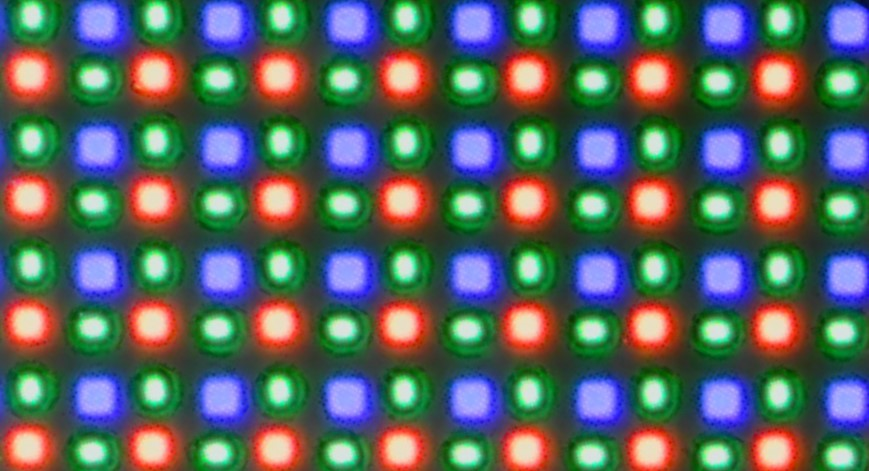
%> input picture amoledoriented.jpeg, 869 x 471 px
$ octave fftreticolo01022022.m   (GNU Octave 9; MATLAB toolbox functions it lacks are replaced by stand-ins)
%> lines starting %> are read from the running program, lines starting %| are printed output that depends on the picture; in (x1, y1, x2, y2) boxes, pixels count from 0 and x2, y2 are one past the last pixel; in counts of white or black regions, pixels touching at a corner belong together; the program's own positions count from 1
### soft_T.m
function y = soft_T(x,alpha, beta)
[sx, sy] = size(x);
y = x;
for ii=1:sx
    for jj=1:sy
        if abs(y(ii,jj)) < beta
            y(ii,jj) = 0;
        elseif abs(y(ii,jj)) > alpha
            if abs(y(ii,jj))/10 > alpha
                y(ii,jj) = y(ii,jj)/(20*log10(abs(y(ii,jj))/alpha));
            else y(ii,jj) = y(ii,jj)/abs(y(ii,jj))*alpha;
            end
        end
    end
end

### fftreticolo01022022.m
%% Amoled
clc
clear all
close all
F = double(imread('amoledoriented.jpeg')); %upload image
figure(1);
subplot(1,3,1), imshow(F), grid on;
Fblack = F(:,:,1)+F(:,:,2)+F(:,:,3); %%sum of matrices of the three colours (RGB)
subplot(1,3,2), imagesc(Fblack), grid on, axis normal;
t = 250; %threshold beyond which we have decided that the PP is on (it's there)
Fblack(Fblack > t) = 255; %activate DP (the ones beyond the threshold)
Fblack(Fblack <= t) = 0; %deactivate DP (the ones befor the threshold)
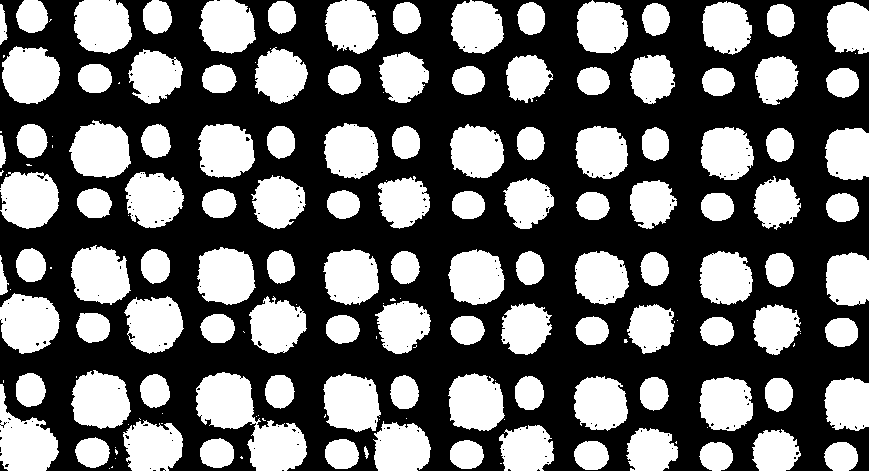
%> Fblack: size 471x869 double; 41.1% white; 170 white regions (55 under 20 px), largest, box (x1, y1, x2, y2) and area: (196, 372, 307, 471) 5031, (0, 384, 59, 471) 2817, (0, 293, 60, 354) 2756
subplot(1,3,3), imshow(Fblack);
%> after `imshow(Fblack)`:
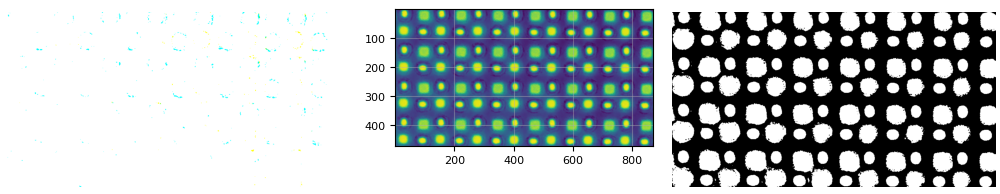
%> figure redrawn from the program's plot data, 3 panels
figure(3);
%the next 3 lines are needed to remove the central peak
Fblack = -Fblack; %negative image
mFblack = mean(mean(Fblack)); %mean value
%> mFblack = -104.9
Fblack = Fblack - mFblack; %remove the mean value
ifftshift(Fblack);
aF = fft2(Fblack); % Fourier transform with fft2
aF = fftshift(aF);
%next 3 rows = band-pass filter
alpha = 5*10^6; %partial low-pass filter, it attenuats the high frequencies dividing or lowering to alpha
beta = 0.5*10^3; %high-pass filter, it set to zero the low frequencies
aF = soft_T(aF, alpha, beta);
alpha = 2*10^6;
beta = 0.5*10^3;
aF = soft_T(aF, alpha, beta);
aF = abs(aF);
mesh(aF);
figure(4);
imshow(aF);
figure(6);
imagesc(aF);
axis off;
figure(5);
aFsparse = zeros(size(aF));
aFsparse(aF > 0.5*10^6) = 1;
%> aFsparse: size 471x869 double; values 0 (black) and 1 (white), 0.12% white in thin lines or dots, all inside (x1, y1, x2, y2) = (350, 190, 519, 281)
%aFsparse(aF > 0.9*10^5) = 0;
spy(aFsparse);
grid on;
%% spatial frequencies
pp_dp = 124.5;
pp_m = 80e-6;
conv = pp_dp/pp_m;
lambda = 532e-9;
L = 4.167;
sx = 869;
sy = 471;
fx_pd = 7;
fy_pd = 4;
fx_m = fx_pd/sx * conv;
fy_m = fy_pd/sy * conv;
x = lambda*L*fx_m
y = lambda*L*fy_m
u_lambda = 10e-9;
u_L = 0.6e-2;
u_fx_pd = 1/sqrt(12);
u_pp_dp = 1.5;
u_pp_m = 2.94e-6;
u_x = sqrt((L*fx_pd/sx*conv)^2*u_lambda^2+...
    (lambda*fx_pd/sx*conv)^2*u_L^2+...
    (lambda*L/sx*conv)^2*u_fx_pd^2+...
    (lambda*L*fx_pd/sx*1/pp_m)^2*u_pp_dp^2+...
    (-lambda*L*fx_pd/sx*pp_dp/pp_m^2)^2*u_pp_m^2)
u_y = sqrt((L*fy_pd/sy*conv)^2*u_lambda^2+...
    (lambda*fy_pd/sy*conv)^2*u_L^2+...
    (lambda*L/sy*conv)^2*u_fx_pd^2+...
    (lambda*L*fy_pd/sy*1/pp_m)^2*u_pp_dp^2+...
    (-lambda*L*fy_pd/sy*pp_dp/pp_m^2)^2*u_pp_m^2)

%%
clc
clear all
close all
F = double(imread('schermo1.jpeg'));
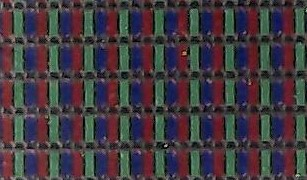
%> input picture schermo1.jpeg, 307 x 180 px
%> F: size 180x307x3 double
figure(1);
subplot(1,3,1), imshow(F), axis image;
FR = F(:,:,1);
FG = F(:,:,2);
FB = F(:,:,3);
% stessa cosa che per schermo1 ma qui si accendiamo o spegniamo guardando i
% colori singolarmente
t = 75;
FR(FR > t) = 255;
FG(FG > t) = 255;
FB(FB > t) = 255;
FR(FR <= t) = 0;
%> FR: size 180x307 double; 40% white; 276 white regions (221 under 20 px), largest, box (x1, y1, x2, y2) and area: (0, 0, 134, 180) 10089, (278, 113, 307, 180) 901, (100, 0, 133, 76) 849
FG(FG <= t) = 0;
%> FG: size 180x307 double; 26.2% white; 279 white regions (233 under 20 px), largest, box (x1, y1, x2, y2) and area: (0, 0, 41, 180) 2195, (43, 0, 71, 180) 1767, (79, 149, 100, 180) 318
FB(FB <= t) = 0;
%> FB: size 180x307 double; 34.3% white; 314 white regions (239 under 20 px), largest, box (x1, y1, x2, y2) and area: (0, 0, 41, 180) 3438, (42, 0, 75, 180) 2434, (79, 114, 112, 180) 1043
Fblack = FR + FG + FB;
%> Fblack: size 180x307 double
subplot(1,3,2), imagesc(Fblack), axis image;
subplot(1,3,3), imagesc(Fblack), axis image;
grid on;
Fblack = -Fblack;
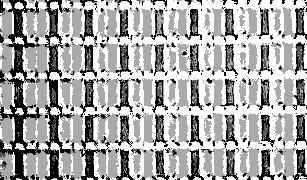
%> Fblack: size 180x307 double; min -765, max 0, mean -256.3; drawn with min black and max white
mFblack = mean(mean(Fblack));
%> mFblack = -256.3
Fblack = Fblack - mFblack;
ifftshift(Fblack);
aF = fft2(Fblack);
aF = fftshift(aF);
alpha = 70*10^4;
beta = 10^3;
aF = soft_T(aF, alpha, beta);
figure(6);
imagesc(abs(log2(aF)));
aF = abs(aF);
%> aF: size 180x307 double
aF(aF > max(max(aF))/2) = aF(aF > max(max(aF))/2)/10;
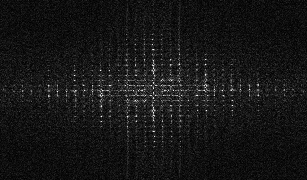
%> aF: size 180x307 double; min 0, max 349149, mean 30976; drawn with min black and max white
figure(3);
mesh(aF);
figure(4);
imagesc(aF);
figure(6);
imshow(aF);
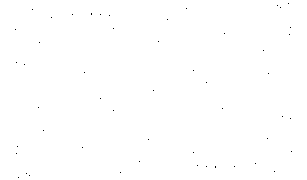
%> displayed picture: size 180x307, on the screen's scale of 0 to 255; 99.9% white; black in thin lines or dots, all inside (x1, y1, x2, y2) = (15, 3, 292, 178)
grid on;
figure(5);
aFsparse = zeros(size(aF));
aFsparse(aF > 1*10^5) = 1;
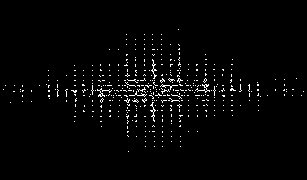
%> aFsparse: size 180x307 double; values 0 (black) and 1 (white), 2.2% white in thin lines or dots, all inside (x1, y1, x2, y2) = (3, 29, 304, 152)
spy(aFsparse);
%%
pp_dp = 33;
pp_m = 245e-6;
conv = pp_dp/pp_m;
lambda = 532e-9;
L = 4.192;
sx = 307;
sy = 180;
fx_pd = 26;
fy_pd = 5;
fx_m = fx_pd/sx * conv;
fy_m = fy_pd/sy * conv;
x = lambda*L*fx_m
y = lambda*L*fy_m
u_lambda = 10e-9;
u_L = 0.6e-2;
u_fx_pd = 1/sqrt(12);
u_pp_dp = 2;
u_pp_m = 14e-6;
u_x = sqrt((L*fx_pd/sx*conv)^2*u_lambda^2+...
    (lambda*fx_pd/sx*conv)^2*u_L^2+...
    (lambda*L/sx*conv)^2*u_fx_pd^2+...
    (lambda*L*fx_pd/sx*1/pp_m)^2*u_pp_dp^2+...
    (-lambda*L*fx_pd/sx*pp_dp/pp_m^2)^2*u_pp_m^2)
u_y = sqrt((L*fy_pd/sy*conv)^2*u_lambda^2+...
    (lambda*fy_pd/sy*conv)^2*u_L^2+...
    (lambda*L/sy*conv)^2*u_fx_pd^2+...
    (lambda*L*fy_pd/sy*1/pp_m)^2*u_pp_dp^2+...
    (-lambda*L*fy_pd/sy*pp_dp/pp_m^2)^2*u_pp_m^2)

%% compatibility
xd = 2.6083e-2;
u_xd = 2.4e-4;
yd = 0.875e-2;
u_yd = 1.8e-4;
Kx = abs(x-xd)/sqrt(u_xd^2+u_x^2)
Ky = abs(y-yd)/sqrt(u_yd^2+u_y^2)
